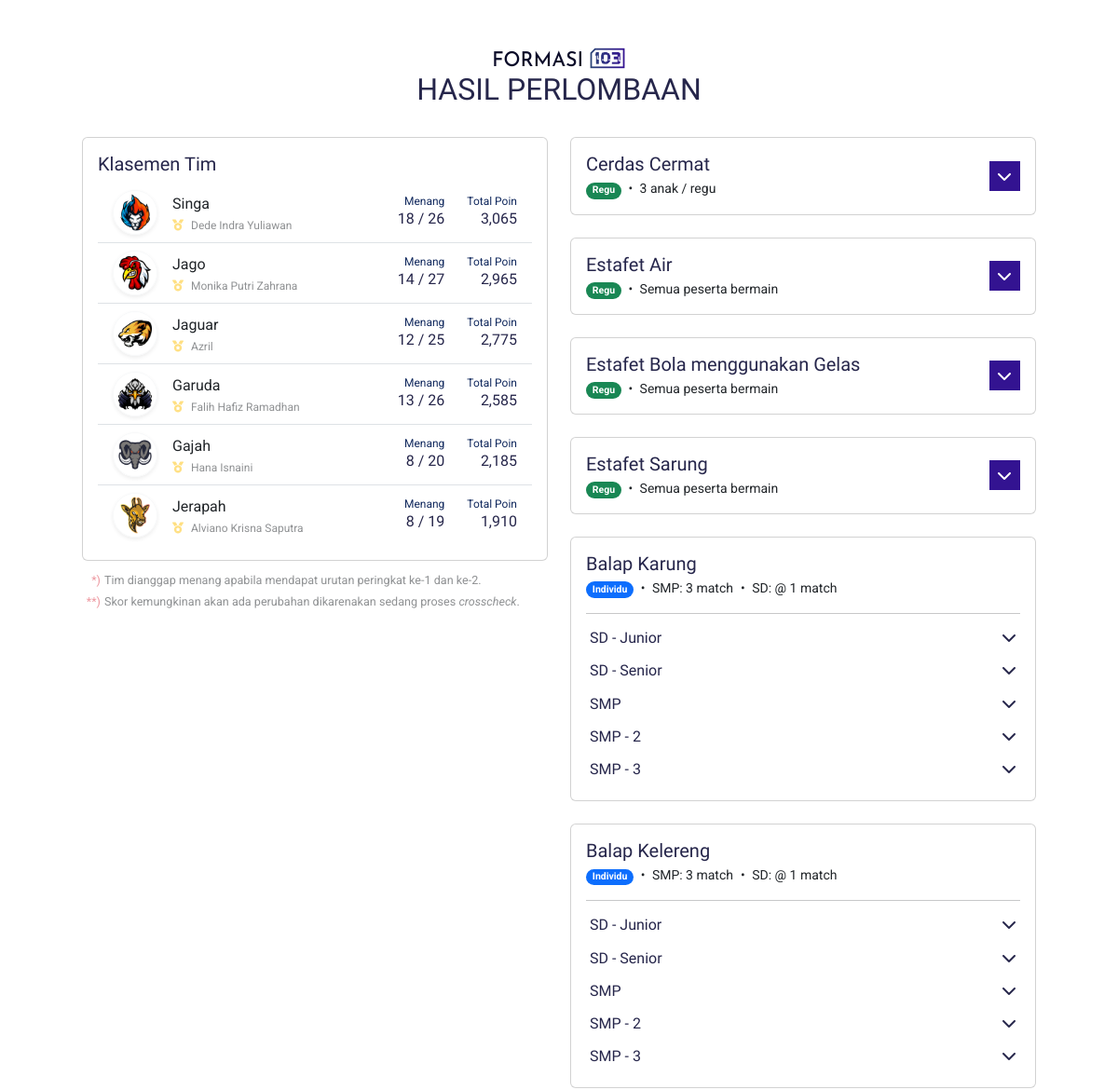
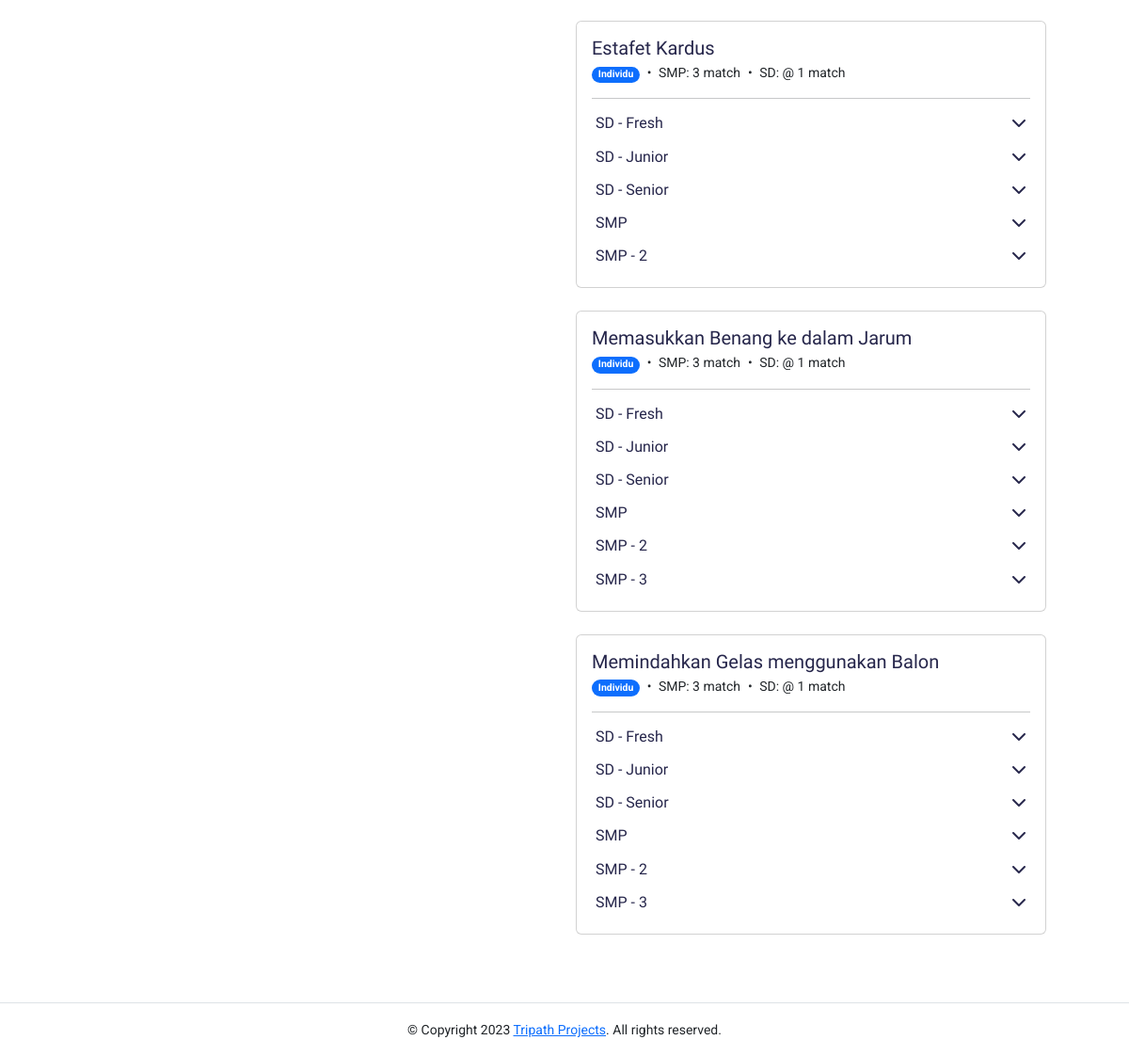
/klasemen.php, run on the app's committed database (2 pictures, top to bottom).
### tables this page shows
CREATE TABLE `teams` (
  `id` int(3) NOT NULL,
  `name` varchar(200) NOT NULL,
  `logo` text NOT NULL
);

CREATE TABLE `participant` (
  `id` int(5) NOT NULL,
  `fullname` varchar(200) NOT NULL,
  `callname` varchar(100) NOT NULL,
  `grouping` varchar(100) NOT NULL,
  `team` int(5) DEFAULT NULL,
  `date_added` datetime NOT NULL DEFAULT current_timestamp(),
  `added_by` int(5) NOT NULL
);

CREATE TABLE `competitions` (
  `id` int(5) NOT NULL,
  `name` varchar(200) NOT NULL,
  `type` enum('team','classified') NOT NULL,
  `terms` text DEFAULT NULL,
  `higher_point` int(3) NOT NULL DEFAULT 100,
  `lower_point` int(3) NOT NULL DEFAULT 15,
  `steping` int(3) NOT NULL DEFAULT 5
);

CREATE TABLE `competition_transactions` (
  `id` int(10) NOT NULL,
  `id_comp` int(5) NOT NULL,
  `id_participant` int(5) DEFAULT NULL,
  `id_team` int(5) DEFAULT NULL,
  `grouping` varchar(100) DEFAULT NULL,
  `copy` int(3) NOT NULL DEFAULT 1,
  `point` int(3) NOT NULL DEFAULT 0,
  `date_added` datetime NOT NULL DEFAULT current_timestamp()
);

### f-admin/inc/Database.php (called while the page is built, shortened)
<?php
	class Database {
		private $db_host;
        private $db_port = 3306;
		private $db_user;
		private $db_pass;
		private $db_name;
		private $connection;
		function __construct(){
			$validMySQLConfigName = array(
				"F__MYSQL_HOST",
				"F__MYSQL_USERNAME",
				"F__MYSQL_PASSWORD",
				"F__MYSQL_DATABASE"
			);
			$invalidMySQLConfigName = [];
            if(count($invalidMySQLConfigName) === 0){
                $this->db_host = F__MYSQL_HOST;
                $this->db_user = F__MYSQL_USERNAME;
                $this->db_pass = F__MYSQL_PASSWORD;
                $this->db_name = F__MYSQL_DATABASE;
			}
		}
		function connect(){
            $this->connection = mysqli_connect($this->db_host, $this->db_user, $this->db_pass, $this->db_name, $this->db_port);
			mysqli_set_charset($this->connection, "utf8");
		}
		function query($query_string){
			$sql_cmd = strtolower(explode(" ", $query_string)[0]);
			$query = mysqli_query($this->connection, $query_string);
			$results = [];
			$results['query'] = $query_string;
			if($sql_cmd === "select"){
				$results['total'] = mysqli_num_rows($query);
				$results['data'] = [];
				if($results['total']){
					while($row_result = mysqli_fetch_array($query)){
						$data = $row_result;
						foreach($data as $key => $value){
							if(is_int($key)) unset($data[$key]);
						}
						array_push($results['data'], $data);
					}
				}
			} else {
				$results['error'] = ($query === false) ? true : false;
				$results['error_text'] = mysqli_error($this->connection);
			}
			return $results;
		}
	}
?>

### klasemen.php (the view, shortened to what this page needs)
<?php
    require_once("./f-admin/inc/Database.php");
    $database = new Database();
?>
<!doctype html>
<html class="no-js" lang="zxx">
<head>
	<link rel="stylesheet" href="assets/css/bootstrap.min.css">
	<link rel="stylesheet" href="assets/css/owl.carousel.min.css">
	<link rel="stylesheet" href="assets/css/slicknav.css">
    <link rel="stylesheet" href="assets/css/flaticon.css">
    <link rel="stylesheet" href="assets/css/gijgo.css">
	<link rel="stylesheet" href="assets/css/animate.min.css">
	<link rel="stylesheet" href="assets/css/magnific-popup.css">
	<link rel="stylesheet" href="assets/css/themify-icons.css">
	<link rel="stylesheet" href="assets/css/slick.css">
	<link rel="stylesheet" href="assets/css/nice-select.css">
	<link rel="stylesheet" href="assets/css/style.css">
</head>
<body>
    <div class="d-flex flex-column mx-auto py-5" style="max-width: 1024px; width: 90%;">
        <div class="row">
            <div class="col-12">
                <div class="mb-3 text-center">
                    <a href="./?_">
                        <img src="./assets/img/logo/logo.png" alt="Logo FORMASI 103">
                    </a>
                    <h2>HASIL PERLOMBAAN</h2>
                </div>
            </div>
        </div>
        <div class="row mt-3">
            <div class="col-md-6">
                <div class="card mb-2">
                    <div class="card-body">
                        <h5>Klasemen Tim</h5>
                            <div class="list-group list-group-flush">
                                <?php
                                    $leaderboard_query = "SELECT teams.id AS team_id, teams.name AS team_name, teams.logo AS team_logo, SUM(`point`) AS total_points FROM `competition_transactions` AS ct LEFT JOIN teams ON teams.id = ct.id_team GROUP BY id_team ORDER BY total_points DESC";
                                    $leaderboards = $database->query($leaderboard_query);
                                    foreach($leaderboards['data'] as $leaderboard){
                                        $count_tanding = $database->query("SELECT *, CONCAT(`grouping`, `copy`) AS grouping_2 FROM competition_transactions WHERE id_team = {$leaderboard['team_id']}");
                                        $count_win = $database->query("SELECT * FROM competition_transactions WHERE id_team = {$leaderboard['team_id']} AND `point` >= 95");
                                        $best_member = $database->query("SELECT participant.*, SUM(`point`) AS total_points FROM `competition_transactions` AS ct LEFT JOIN participant ON participant.id = ct.id_participant WHERE participant.team = {$leaderboard['team_id']} GROUP BY participant.id ORDER BY total_points DESC LIMIT 1");
                                ?>
                                <a class="list-group-item list-group-item-action">
                                    <div class="d-flex align-items-center">
                                        <div class="me-3">
                                            <img class="border border-light rounded-circle shadow-sm" src="./assets/img/teams/<?= $leaderboard['team_logo'] ?>" alt="Tim <?= $leaderboard['team_name'] ?>" width="48" height="48">
                                        </div>
                                        <div class="flex-fill">
                                            <?= $leaderboard['team_name'] ?>
                                            <div class="d-none d-lg-flex align-items-center opacity-50 mt-1" style="font-size: 0.75rem; line-height: 1.25;">
                                                <div class="me-2">
                                                    <i class="fas fa-medal text-warning"></i>
                                                </div>
                                                <div class="flex-fill">
                                                    <?= $best_member['data'][0]['fullname'] ?>
                                                </div>
                                            </div>
                                        </div>
                                        <div class="text-end mx-4">
                                            <p class="font-weight-bold mb-0" style="font-size: 0.75rem; line-height: 1.10;">Menang</p>
                                            <h6 class="text-sm my-0" style="font-size: 1rem; line-height: 1.5;"><?= $count_win['total'] . " / " . $count_tanding['total'] ?></h6>
                                        </div>
                                        <div class="text-end">
                                            <p class="font-weight-bold mb-0" style="font-size: 0.75rem; line-height: 1.10;">Total Poin</p>
                                            <h6 class="text-sm my-0" style="font-size: 1rem; line-height: 1.5;"><?= number_format($leaderboard['total_points']) ?></h6>
                                        </div>
                                    </div>
                                </a>
                                <?php } ?>
                            </div>
                    </div>
                </div>
                <div class="mt-0 mb-4 opacity-50" style="font-size: .9em;">
                    <div class="d-flex">
                        <div class="">
                            <small>
                                <div class="d-flex mt-1">
                                    <div class="me-1 text-end">
                                        <span class="text-danger" style="display: inline-block; width: 20px;">*)</span>
                                    </div>
                                    <div class="flex-fill">
                                        Tim dianggap menang apabila mendapat urutan peringkat ke-1 dan ke-2.
                                    </div>
                                </div>
                                <div class="d-flex mt-1">
                                    <div class="me-1 text-end">
                                        <span class="text-danger" style="display: inline-block; width: 20px;">**)</span>
                                    </div>
                                    <div class="flex-fill">
                                        Skor kemungkinan akan ada perubahan dikarenakan sedang proses <i>crosscheck</i>.
                                    </div>
                                </div>
                            </small>
                        </div>
                    </div>
                </div>
            </div>
            <div class="col-md-6">
                <?php
                    $finit = 0;
                    $lombas = $database->query("SELECT * FROM competitions ORDER BY `type` ASC, `name` ASC");
                    foreach($lombas['data'] as $lomba){
                        $finit++;
                        $isTeamMode = ($lomba['type'] === "team");
                        $generate_team_comp_id = "list-competition-{$finit}";
                ?>
                <div class="card mb-4">
                    <div class="card-body">
                        <div class="d-flex align-items-center">
                            <div class="flex-fill">
                                <h5 class="mb-1"><?= $lomba['name'] ?></h5>
                                <small>
                                    <ul class="list-inline">
                                        <li class="list-inline-item me-1">
                                            <?php if ($isTeamMode){ ?>
                                            <span class="badge bg-success rounded-pill">
                                                Regu
                                            </span>
                                            <?php } else { ?>
                                            <span class="badge bg-primary rounded-pill">
                                                Individu
                                            </span>
                                            <?php } ?>
                                        </li>
                                        <?php
                                            $listTerms = explode("\n", $lomba['terms']);
                                            foreach($listTerms as $term){
                                                $term = trim($term);
                                                echo "<li class=\"list-inline-item\"><span class=\"me-1\">&bull;</span> $term</li>";
                                            }
                                        ?>
                                    </ul>
                                </small>
                            </div>
                            <div>
                                <?php if($isTeamMode){ ?>
                                    <button class="btn header-btn p-2" data-bs-toggle="collapse" data-bs-target="<?= "#" . $generate_team_comp_id ?>">
                                        <i class="fas fa-chevron-down"></i>
                                    </button>
                                <?php } ?>
                            </div>
                        </div>
                        <div class="" id="">
                            <?php
                                if($isTeamMode){
                                    $matches = $database->query("SELECT ct.*, teams.name AS team_name, teams.logo AS team_logo FROM competition_transactions AS ct LEFT JOIN teams ON ct.id_team = teams.id WHERE id_comp = {$lomba['id']} AND `point` > 0 ORDER BY `point` DESC");
                                    $peringkat = 0;
                            ?>
                            <div class="list-group list-group-flush collapse" id="<?= $generate_team_comp_id ?>">
                                <hr class="border-dark mt-3 mb-3">
                                <?php foreach($matches['data'] as $match){ $peringkat++; ?>
                                    <div class="list-group-item">
                                        <div class="d-flex align-items-center">
                                            <div style="font-size: 1.5em;">
                                                <?= $peringkat ?>
                                            </div>
                                            <div class="mx-3">
                                                <img class="border border-light rounded-circle shadow-sm" src="./assets/img/teams/<?= $match['team_logo'] ?>" alt="Tim <?= $match['team_name'] ?>" width="48" height="48">
                                            </div>
                                            <div class="flex-fill">
                                                <?= $match['team_name'] ?>
                                            </div>
                                            <div>
                                                <?= number_format($match['point']) ?>
                                            </div>
                                        </div>
                                    </div>
                                <?php } ?>
                            </div>
                            <?php } else { ?>
                                <hr class="border-dark mt-3 mb-3">
                                <?php
                                    $matches = $database->query("SELECT *, CONCAT(`grouping`, `copy`) AS `grouping_2` FROM `competition_transactions` WHERE `id_comp` = {$lomba['id']} AND `point` > 0 GROUP BY `grouping_2`");
                                    foreach($matches['data'] as $match){
                                        if($match['copy'] >= 2){
                                            $match_grouping = $match['grouping'] . " - " . $match['copy'];
                                        } else {
                                            $match_grouping = $match['grouping'];
                                        }
                                        $generate_list_id = preg_replace('/\s+/', '_', $match['grouping_2']);
                                        $generate_list_id = "list-competition-{$generate_list_id}-{$finit}"; $finit++;
                                ?>
                                <div class="px-1 mt-3">
                                    <h6 class="" style="cursor: pointer;" data-bs-toggle="collapse" data-bs-target="<?= "#" . $generate_list_id ?>">
                                        <div class="d-flex">
                                            <div class="flex-fill"><?= $match_grouping ?></div>
                                            <div>
                                                <i class="fas fa-chevron-down"></i>
                                            </div>
                                        </div>
                                    </h6>
                                </div>
                                <?php } ?>
                            <?php } ?>
                        </div>
                    </div>
                </div>
                <?php } ?>
            </div>
        </div>
    </div>
    <footer>
        <div class="border-top text-center px-2 py-3">
            <small>
                &copy; Copyright 2023 <a href="//www.tripath.my.id/" class="text-primary" target="_blank">Tripath Projects</a>. All rights reserved.
            </small>
        </div>
    </footer>
    </body>
</html>

### data on the page
teams: logo (picture), name "Singa", participant.fullname "Dede Indra Yuliawan", total "18", total "26", total_points "3,065"
teams: logo (picture), name "Jago", participant.fullname "Monika Putri Zahrana", total "14", total "27", total_points "2,965"
teams: logo (picture), name "Jaguar", participant.fullname "Azril", total "12", total "25", total_points "2,775"
teams: logo (picture), name "Garuda", participant.fullname "Falih Hafiz Ramadhan", total "13", total "26", total_points "2,585"
teams: logo (picture), name "Gajah", participant.fullname "Hana Isnaini", total "8", total "20", total_points "2,185"
teams: logo (picture), name "Jerapah", participant.fullname "Alviano Krisna Saputra", total "8", total "19", total_points "1,910"
competitions: name "Cerdas Cermat", type "Regu", terms "3 anak / regu"
competitions: name "Estafet Air", type "Regu", terms "Semua peserta bermain"
competitions: name "Estafet Bola menggunakan Gelas", type "Regu", terms "Semua peserta bermain"
competitions: name "Estafet Sarung", type "Regu", terms "Semua peserta bermain"
competitions: name "Balap Karung", type "Individu", terms "SMP: 3 match", terms "SD: @ 1 match", match_grouping "SMP"
competition_transactions: grouping "SD - Junior"
competition_transactions: grouping "SD - Senior"
competition_transactions: match_grouping "SMP - 2"
competition_transactions: match_grouping "SMP - 3"
competitions: name "Balap Kelereng", type "Individu", terms "SMP: 3 match", terms "SD: @ 1 match", match_grouping "SMP"
competition_transactions: grouping "SD - Junior"
competition_transactions: grouping "SD - Senior"
competition_transactions: match_grouping "SMP - 2"
competition_transactions: match_grouping "SMP - 3"
competitions: name "Estafet Kardus", type "Individu", terms "SMP: 3 match", terms "SD: @ 1 match", match_grouping "SMP"
competition_transactions: grouping "SD - Fresh"
competition_transactions: grouping "SD - Junior"
competition_transactions: grouping "SD - Senior"
competition_transactions: match_grouping "SMP - 2"
competitions: name "Memasukkan Benang ke dalam Jarum", type "Individu", terms "SMP: 3 match", terms "SD: @ 1 match", match_grouping "SD - Senior", match_grouping "SMP"
competition_transactions: grouping "SD - Fresh"
competition_transactions: grouping "SD - Junior"
competition_transactions: match_grouping "SMP - 2"
competition_transactions: match_grouping "SMP - 3"
competitions: name "Memindahkan Gelas menggunakan Balon", type "Individu", terms "SMP: 3 match", terms "SD: @ 1 match", match_grouping "SMP"
competition_transactions: grouping "SD - Fresh"
competition_transactions: grouping "SD - Junior"
competition_transactions: grouping "SD - Senior"
competition_transactions: match_grouping "SMP - 2"
competition_transactions: match_grouping "SMP - 3"
